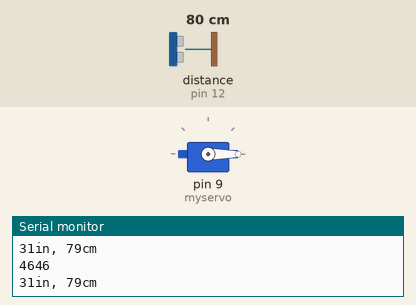
Bench run of a sketch on a simulated Arduino Uno, built with avr-gcc and run on an emulated ATmega328P. On the bench: servo, the last lines printed to the serial monitor. Wiring (inferred from the names in the program): ultrasonic range finder: trigger pin 11; echo pin 12. The test bench sets the inputs (shaded band); at power-on: distance to the obstacle (sensor on pin 12) 80 cm. The echo pulse lasts 58.3 µs per cm.

Above: at 1.2 s.
1.3 s: distance to the obstacle (sensor on pin 12) set to 55 cm
2.8 s: distance to the obstacle (sensor on pin 12) set to 49 cm
At 3.4 s:
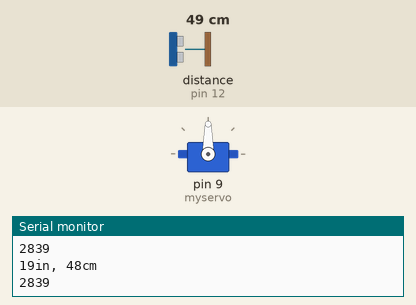
4.3 s: distance to the obstacle (sensor on pin 12) set to 58 cm
7.3 s: distance to the obstacle (sensor on pin 12) set to 63 cm
At 8.5 s:
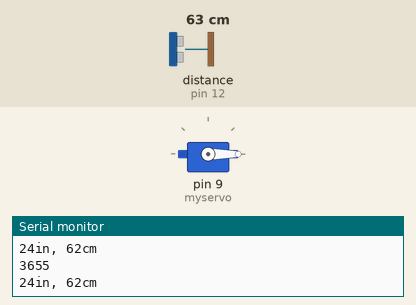
8.8 s: distance to the obstacle (sensor on pin 12) set to 4 cm
At 9.4 s:
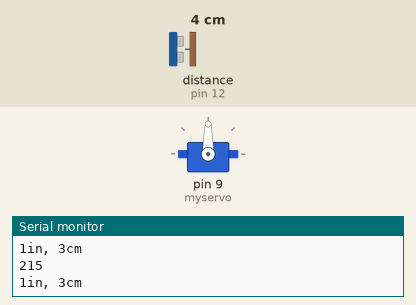
Timing chart, 0 to 11.3 s (numbered marks = the images above; inputs shaded):
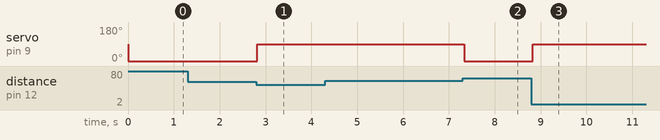

Measured:
- the behaviour switches between 52 and 51 cm on distance to the obstacle (sensor on pin 12) (found by bisection; images 0 and 1)
- the behaviour switches between 60 and 61 cm on distance to the obstacle (sensor on pin 12) (found by bisection; images 1 and 2)
- after the input at 2.8 s, servo on pin 9 (myservo): 0° → 90° at once
- after the input at 7.3 s, servo on pin 9 (myservo): 90° → 0° at once
- after the input at 8.8 s, servo on pin 9 (myservo): 0° → 90° at once

The sketch:

project.ino
```cpp
#include <Servo.h>
Servo myservo;
int pos = 0;
int trigPin = 11;    // Trigger
int echoPin = 12;    // Echo
long duration, cm, inches;
void setup() {
  // put your setup code here, to run once:
  Serial.begin (9600);
  pinMode(trigPin, OUTPUT);
  pinMode(echoPin, INPUT);
myservo.attach(9);
}

void loop() {
  // put your main code here, to run repeatedly:
   digitalWrite(trigPin, LOW);
  delayMicroseconds(5);
  digitalWrite(trigPin, HIGH);
  delayMicroseconds(10);
  digitalWrite(trigPin, LOW);
//  pinMode(echoPin, INPUT);
  duration = pulseIn(echoPin, HIGH);
  Serial.println(duration);
  cm = (duration/2) / 29.1;
  inches = (duration/2) / 74;
   Serial.print(inches);
  Serial.print("in, ");
  Serial.print(cm);
  Serial.print("cm");
  Serial.println();
  //////////
  if(cm>= 60){
  myservo.write(0);

  }
  if(cm <=50){
   myservo.write(90);

  }

    }
```
